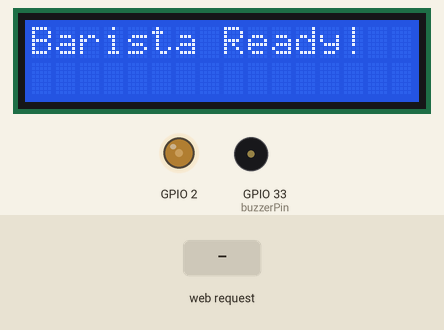
Simulated run of this sketch. Board: ESP32. Shown: 16×2 character LCD, output pins drawn as LEDs (lit = HIGH), buzzer (waves = sounding, pin HIGH). The inputs (shaded band) are chosen by the test bench.

Above: at 9.2 s.
9.3 s: HTTP request GET / received
At 9.45 s:
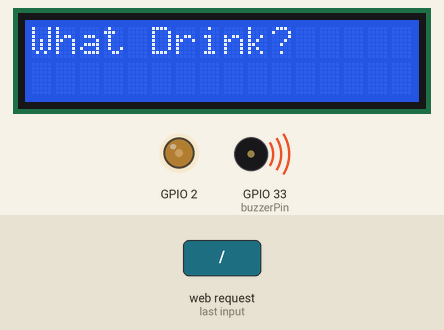
11.7 s: HTTP request GET /led1on received
At 12.45 s:
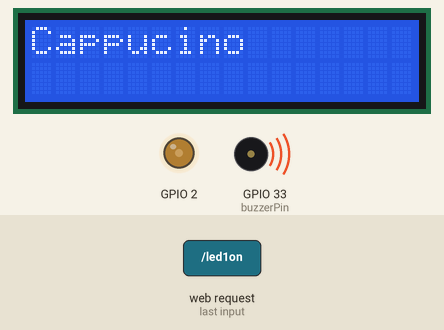
14.7 s: HTTP request GET /led2on received
At 15.46 s:
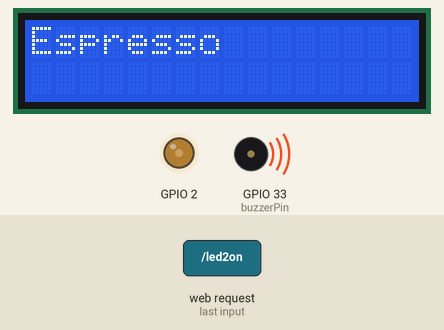
17.7 s: HTTP request GET /led3on received
At 18.46 s:
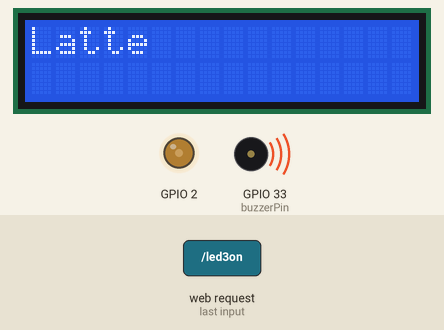
20.7 s: HTTP request GET /led5on received
At 21.46 s:
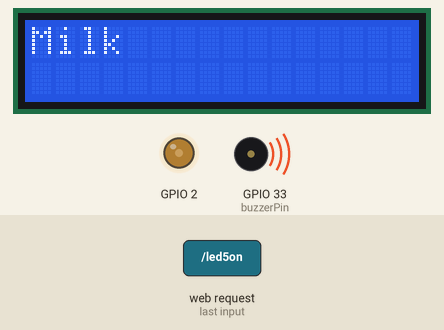
23.7 s: HTTP request GET /led6on received
At 24.46 s:
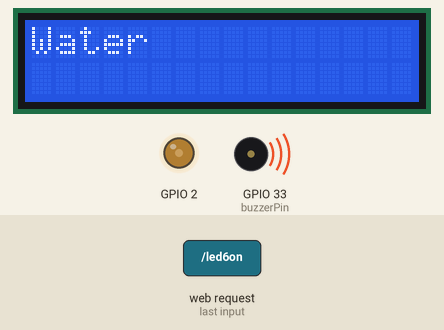
Timing chart, 0 to 27.7 s (numbered marks = the images above; inputs shaded):
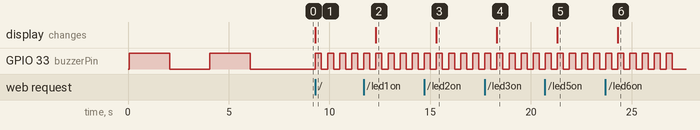

The sketch:

CCD_Emulator.ino
```cpp
/*
 * CCD_Emulator.ino
 *
 * Author: Rishabh Jain
 */

#include <WiFi.h>
#include <WebServer.h>
#include <LiquidCrystal.h>
#define buzzerPin 33
/*Specifying the SSID and Password of the WiFi*/

const char *ssid = "CCD_INDUS_69";
const char *password = "";

//Specifying the Webserver instance to connect with HTTP Port: 80
WebServer server(80);
// Create An LCD Object. Signals: [ RS, EN, D4, D5, D6, D7 ]
LiquidCrystal My_LCD(13, 12, 14, 27, 26, 25);

void buzzer(int times, int del){
  int i = 0;
  for (i = 0; i<= times; i++){
    digitalWrite(buzzerPin, HIGH);
    delay(del);
    digitalWrite(buzzerPin, LOW);
    delay(del);
  }
}

void setup() {
  pinMode(buzzerPin,OUTPUT);
  digitalWrite(buzzerPin,LOW);
  analogWrite(2,85);
  My_LCD.begin(16, 2);
  My_LCD.clear();
  My_LCD.print("Setting AP...");
  // Remove the password parameter, if you want the AP (Access Point) to be open
  WiFi.softAP(ssid, password);
  IPAddress IP = WiFi.softAPIP();
  //Specifying the functions which will be executed upon corresponding GET request from the client
  server.on("/",handle_OnConnect);
  server.on("/led1on",handle_led1on);
  server.on("/led2on",handle_led2on);
  server.on("/led3on",handle_led3on);
  server.on("/led5on",handle_led5on);
  server.on("/led6on",handle_led6on);
  server.onNotFound(handle_NotFound);
  //Starting the Server
  server.begin();
  My_LCD.clear();
  My_LCD.print("Barista Ready!");
  buzzer(1, 2000);

}

void loop() {
  server.handleClient();

}

void handle_OnConnect()
{
  server.send(200, "text/plain", "Welcome to Barista!");
  My_LCD.clear();
  My_LCD.print("What Drink?");
  buzzer(4, 300);
}

void handle_led1on()
{
  server.send(200, "text/plain", "Cappucino");
  My_LCD.clear();
  My_LCD.print("Cappucino");
  buzzer(4, 300);

}

void handle_led2on()
{
  server.send(200, "text/plain", "Espresso");
  My_LCD.clear();
  My_LCD.print("Espresso");
  buzzer(4, 300);
}

void handle_led3on()
{
  server.send(200, "text/plain", "Latte");
  My_LCD.clear();
  My_LCD.print("Latte");
  buzzer(4, 300);
}

void handle_led5on()
{
  server.send(200, "text/plain", "Milk");
  My_LCD.clear();
  My_LCD.print("Milk");
  buzzer(4, 300);
}


void handle_led6on()
{
  server.send(200, "text/plain", "Water");
  My_LCD.clear();
  My_LCD.print("Water");
  buzzer(4, 300);
}

void handle_NotFound()
{
  server.send(404, "text/plain", "No Such drink");
  My_LCD.clear();
  My_LCD.print("No such drink");
  buzzer(4, 300);
}
```

Measured:
- after the input at 9.3 s, GPIO 33 (buzzerPin): alternates HIGH for 0.30 s and LOW for 0.30 s, starting at once; the display: changes at once (image 1)
- after the input at 11.7 s, the display: changes after 0.61 s (image 2)
- after the input at 14.7 s, the display: changes after 0.61 s (image 3)
- after the input at 17.7 s, the display: changes after 0.61 s (image 4)
- after the input at 20.7 s, the display: changes after 0.62 s (image 5)
- after the input at 23.7 s, the display: changes after 0.62 s (image 6)
